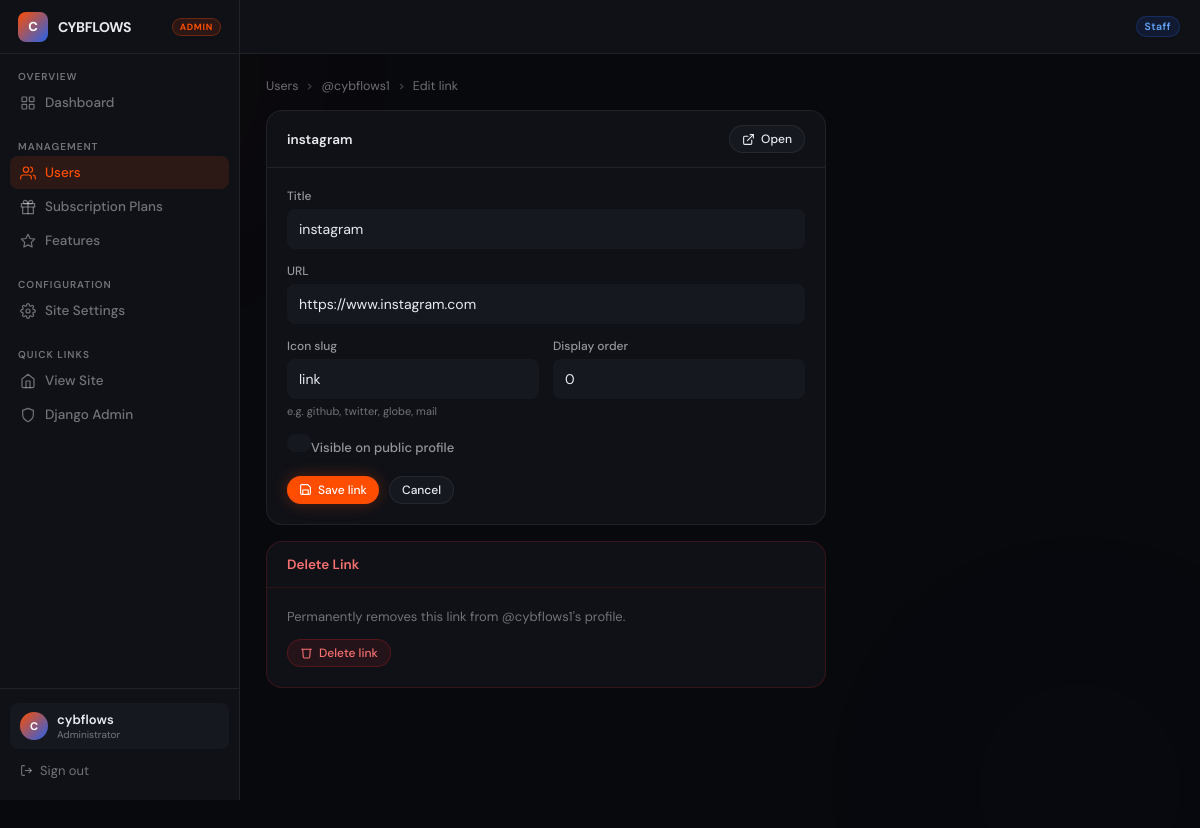
/siteadmin/links/1/ (signed in), run on the app's committed database.
### siteadmin/models.py (models this page shows, shortened)
class SiteSettings(models.Model):
    site_name       = models.CharField(max_length=80, default='CybFlows')
    tagline         = models.CharField(max_length=160, blank=True,
                                       default='Your link, your identity.')
    site_theme      = models.CharField(max_length=20, choices=SITE_THEME_CHOICES, default='dark')
    accent_color    = models.CharField(max_length=7, default='#ff4d00')
    allow_signup    = models.BooleanField(default=True)
    maintenance     = models.BooleanField(default=False)
    maintenance_msg = models.TextField(blank=True,
                                       default='We are performing scheduled maintenance. Back soon.')
    footer_text     = models.CharField(max_length=200, blank=True,
                                       default='Free & open-source link-in-bio for creators.')
    updated_at      = models.DateTimeField(auto_now=True)
    class Meta:
        verbose_name = 'Site Settings'
    @classmethod
    def load(cls):
        obj, _ = cls.objects.get_or_create(pk=1)
        return obj

### accounts/models.py (models this page shows, shortened)
class User(AbstractUser):
    name    = models.CharField(max_length=120, blank=True)
    bio     = models.TextField(blank=True)
    avatar  = models.ImageField(upload_to='avatars/', blank=True)
    github  = models.URLField(blank=True)
    website = models.URLField(blank=True)
    twitter = models.URLField(blank=True)
    theme         = models.CharField(max_length=20, choices=THEME_CHOICES, default='default')
    color_primary = models.CharField(max_length=7, default='#ff4d00')
    color_bg      = models.CharField(max_length=7, default='#050505')
    color_text    = models.CharField(max_length=7, default='#f0f0f0')
    bg_image      = models.ImageField(upload_to='bg_images/', blank=True)
    profile_font   = models.CharField(max_length=30, choices=FONT_CHOICES, default='dm_sans')
    profile_layout = models.CharField(max_length=30, choices=LAYOUT_CHOICES, default='centered')
    username_changed_at    = models.DateTimeField(null=True, blank=True)
    username_changes_month = models.PositiveSmallIntegerField(default=0)
    username_change_month  = models.PositiveSmallIntegerField(default=0)  # stores month number
    username_change_year   = models.PositiveSmallIntegerField(default=0)  # stores year number

### links/models.py (models this page shows)
class Link(models.Model):
    user = models.ForeignKey(
        User,
        on_delete=models.CASCADE,
        related_name="links"
    )
    title = models.CharField(max_length=100)
    url = models.URLField()
    icon = models.CharField(max_length=50, blank=True)
    order = models.PositiveIntegerField(default=0)
    is_active = models.BooleanField(default=True)
    created = models.DateTimeField(auto_now_add=True)
    class Meta:
        ordering = ["order"]

### siteadmin/views.py (the view, shortened to what this page needs)
# urls.py: path('links/<int:link_id>/',          views.link_edit,         name='admin_link_edit'),
@login_required
@staff_required
def link_edit(request, link_id):
    link = get_object_or_404(Link, pk=link_id)
    form = AdminLinkForm(instance=link)
    return render(request, 'siteadmin/link_edit.html', {'link': link, 'form': form})

### siteadmin/forms.py
class AdminLinkForm(forms.ModelForm):
    class Meta:
        model  = Link
        fields = ['title', 'url', 'icon', 'order', 'is_active']

### devbio/context_processors.py (called while the page is built)
def site_settings(request):
    try:
        from siteadmin.models import SiteSettings
        obj = SiteSettings.load()
    except Exception:
        obj = None
    return {'site_settings': obj}

### templates/siteadmin/link_edit.html (shortened to what this page needs)
{% extends "siteadmin/base.html" %}
{% block nav_users %}active{% endblock %}
{% block content %}
<div class="breadcrumb">
  <a href="{% url 'admin_user_list' %}">Users</a>
  <svg viewBox="0 0 24 24"><polyline points="9 18 15 12 9 6"/></svg>
  <a href="{% url 'admin_user_edit' link.user_id %}">@{{ link.user.username }}</a>
  <svg viewBox="0 0 24 24"><polyline points="9 18 15 12 9 6"/></svg>
  <span>Edit link</span>
</div>
<div style="max-width:560px;">
  <div class="panel">
    <div class="panel-header">
      <span class="panel-title">{{ link.title }}</span>
      <a href="{{ link.url }}" target="_blank" rel="noopener" class="btn btn-ghost btn-sm">
        <svg viewBox="0 0 24 24"><path d="M18 13v6a2 2 0 0 1-2 2H5a2 2 0 0 1-2-2V8a2 2 0 0 1 2-2h6"/><polyline points="15 3 21 3 21 9"/><line x1="10" y1="14" x2="21" y2="3"/></svg>
        Open
      </a>
    </div>
    <div class="panel-body">
      <form method="post">{% csrf_token %}
        <div class="field"><label class="field-label">Title</label>{{ form.title }}
        </div>
        <div class="field"><label class="field-label">URL</label>{{ form.url }}
        </div>
        <div class="form-grid">
          <div class="field"><label class="field-label">Icon slug</label>{{ form.icon }}<p class="field-hint">e.g. github, twitter, globe, mail</p></div>
          <div class="field"><label class="field-label">Display order</label>{{ form.order }}</div>
        </div>
        <div class="field" style="margin-bottom:20px;"><label class="field-check">{{ form.is_active }}<span>Visible on public profile</span></label></div>
        <div style="display:flex;gap:10px;">
          <button type="submit" class="btn btn-primary btn-sm">
            <svg viewBox="0 0 24 24"><path d="M19 21H5a2 2 0 0 1-2-2V5a2 2 0 0 1 2-2h11l5 5v11a2 2 0 0 1-2 2z"/><polyline points="17 21 17 13 7 13 7 21"/></svg>
            Save link
          </button>
          <a href="{% url 'admin_user_edit' link.user_id %}" class="btn btn-ghost btn-sm">Cancel</a>
        </div>
      </form>
    </div>
  </div>
  <div class="panel" style="border-color:rgba(220,38,38,.2);">
    <div class="panel-header" style="border-bottom-color:rgba(220,38,38,.15);"><span class="panel-title" style="color:#f87171;">Delete Link</span></div>
    <div class="panel-body">
      <p style="font-size:13px;color:var(--muted);margin-bottom:14px;">Permanently removes this link from @{{ link.user.username }}'s profile.</p>
      <form method="post" onsubmit="return confirm('Delete this link permanently?');">{% csrf_token %}
        <button type="submit" class="btn btn-danger btn-sm">
          <svg viewBox="0 0 24 24"><polyline points="3 6 5 6 21 6"/><path d="M19 6l-1 14a2 2 0 0 1-2 2H8a2 2 0 0 1-2-2L5 6"/></svg>
          Delete link
        </button>
      </form>
    </div>
  </div>
</div>
{% endblock %}

### templates/siteadmin/base.html (shortened to what this page needs)
<!DOCTYPE html>
<html lang="en">
<head>
</head>
<body>
<aside class="admin-sidebar" id="admin-sidebar">
  <div class="sb-brand">
    <div class="sb-logo">{{ site_settings.site_name|default:"A"|first|upper }}</div>
    <span class="sb-name">{{ site_settings.site_name|default:"CybFlows" }}</span>
    <span class="sb-badge">Admin</span>
  </div>
  <div class="sb-sec">
    <p class="sb-label">Overview</p>
    <a href="{% url 'admin_dashboard' %}" class="sb-link {% block nav_dash %}{% endblock %}" onclick="closeSidebar()">
      <svg viewBox="0 0 24 24"><rect x="3" y="3" width="7" height="7" rx="1"/><rect x="14" y="3" width="7" height="7" rx="1"/><rect x="14" y="14" width="7" height="7" rx="1"/><rect x="3" y="14" width="7" height="7" rx="1"/></svg>
      Dashboard
    </a>
  </div>
  <div class="sb-sec">
    <p class="sb-label">Management</p>
    <a href="{% url 'admin_user_list' %}" class="sb-link {% block nav_users %}{% endblock %}" onclick="closeSidebar()">
      <svg viewBox="0 0 24 24"><path d="M17 21v-2a4 4 0 0 0-4-4H5a4 4 0 0 0-4 4v2"/><circle cx="9" cy="7" r="4"/><path d="M23 21v-2a4 4 0 0 0-3-3.87"/><path d="M16 3.13a4 4 0 0 1 0 7.75"/></svg>
      Users
    </a>
    <a href="{% url 'admin_plan_list' %}" class="sb-link {% block nav_plans %}{% endblock %}" onclick="closeSidebar()">
      <svg viewBox="0 0 24 24"><polyline points="20 12 20 22 4 22 4 12"/><rect x="2" y="7" width="20" height="5"/><path d="M12 22V7"/><path d="M12 7H7.5a2.5 2.5 0 0 1 0-5C11 2 12 7 12 7z"/><path d="M12 7h4.5a2.5 2.5 0 0 0 0-5C13 2 12 7 12 7z"/></svg>
      Subscription Plans
    </a>
    <a href="{% url 'admin_feature_list' %}" class="sb-link {% block nav_features %}{% endblock %}" onclick="closeSidebar()">
      <svg viewBox="0 0 24 24"><polygon points="12 2 15.09 8.26 22 9.27 17 14.14 18.18 21.02 12 17.77 5.82 21.02 7 14.14 2 9.27 8.91 8.26 12 2"/></svg>
      Features
    </a>
  </div>
  <div class="sb-sec">
    <p class="sb-label">Configuration</p>
    <a href="{% url 'admin_site_settings' %}" class="sb-link {% block nav_settings %}{% endblock %}" onclick="closeSidebar()">
      Site Settings
    </a>
  </div>
  <div class="sb-sec">
    <p class="sb-label">Quick Links</p>
    <a href="/" class="sb-link" target="_blank" rel="noopener">
      <svg viewBox="0 0 24 24"><path d="M3 9l9-7 9 7v11a2 2 0 0 1-2 2H5a2 2 0 0 1-2-2z"/><polyline points="9 22 9 12 15 12 15 22"/></svg>
      View Site
    </a>
    <a href="/admin/" class="sb-link">
      <svg viewBox="0 0 24 24"><path d="M12 22s8-4 8-10V5l-8-3-8 3v7c0 6 8 10 8 10z"/></svg>
      Django Admin
    </a>
  </div>
  <div class="sb-footer">
    <div class="sb-user">
      <div class="sb-avatar">{{ request.user.username|first|upper }}</div>
      <div style="min-width:0;">
        <p class="sb-uname">{{ request.user.username }}</p>
        <p class="sb-urole">Administrator</p>
      </div>
    </div>
    <a href="/logout/" class="sb-logout">
      <svg viewBox="0 0 24 24"><path d="M9 21H5a2 2 0 0 1-2-2V5a2 2 0 0 1 2-2h4"/><polyline points="16 17 21 12 16 7"/><line x1="21" y1="12" x2="9" y2="12"/></svg>
      Sign out
    </a>
  </div>
</aside>
<header class="admin-topbar">
  <div class="topbar-left">
    <h1 style="font-size:15px;font-weight:600;letter-spacing:-.2px;">{% block page_title %}Admin{% endblock %}</h1>
  </div>
  <div class="topbar-right">
    <span class="badge b-staff" style="font-size:10.5px;padding:3px 8px;">Staff</span>
  </div>
</header>
<div class="admin-main">
  <div class="admin-content">
    {% block content %}{% endblock %}
  </div>
</div>
</body>
</html>

### templates/siteadmin/link_edit.html (style rules this page uses)
.field input,.field select { width:100%;padding:9px 12px;background:var(--s2);border:1px solid var(--border);border-radius:var(--r-sm);color:var(--text);font-family:'DM Sans',sans-serif;font-size:14px;outline:none;transition:border-color .2s,box-shadow .2s;appearance:none;min-height:40px;margin-bottom:0 }
.field input[type="checkbox"] { width:16px;height:16px;min-height:unset;accent-color:var(--orange);cursor:pointer }

### data on the page
SiteSettings: site_name|first "C", site_name "CYBFLOWS"
User: user.username|first "C", user.username "cybflows"
Link: user.username "cybflows1", title "instagram", url "https://www.instagram.com", icon "link", order "0", is_active "☑"
